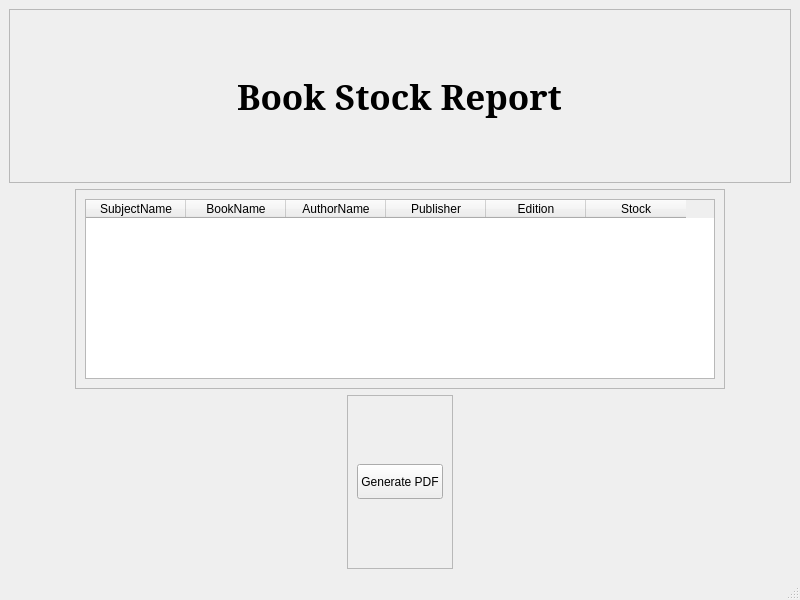
<?xml version="1.0" encoding="UTF-8"?>
<ui version="4.0">
 <class>bookStock</class>
 <widget class="QMainWindow" name="bookStock">
  <property name="geometry">
   <rect>
    <x>0</x>
    <y>0</y>
    <width>800</width>
    <height>600</height>
   </rect>
  </property>
  <property name="windowTitle">
   <string>BookStock</string>
  </property>
  <widget class="QWidget" name="centralwidget">
   <layout class="QVBoxLayout" name="verticalLayout">
    <item>
     <widget class="QFrame" name="frame">
      <property name="frameShape">
       <enum>QFrame::StyledPanel</enum>
      </property>
      <property name="frameShadow">
       <enum>QFrame::Raised</enum>
      </property>
      <layout class="QHBoxLayout" name="horizontalLayout">
       <item alignment="Qt::AlignHCenter">
        <widget class="QLabel" name="label">
         <property name="font">
          <font>
           <family>MS Serif</family>
           <pointsize>26</pointsize>
           <weight>75</weight>
           <bold>true</bold>
          </font>
         </property>
         <property name="text">
          <string>Book Stock Report</string>
         </property>
        </widget>
       </item>
      </layout>
     </widget>
    </item>
    <item alignment="Qt::AlignHCenter">
     <widget class="QFrame" name="frame_2">
      <property name="minimumSize">
       <size>
        <width>650</width>
        <height>0</height>
       </size>
      </property>
      <property name="maximumSize">
       <size>
        <width>16777215</width>
        <height>200</height>
       </size>
      </property>
      <property name="frameShape">
       <enum>QFrame::StyledPanel</enum>
      </property>
      <property name="frameShadow">
       <enum>QFrame::Raised</enum>
      </property>
      <layout class="QVBoxLayout" name="verticalLayout_2">
       <item>
        <widget class="QTableWidget" name="table">
         <column>
          <property name="text">
           <string>SubjectName</string>
          </property>
         </column>
         <column>
          <property name="text">
           <string>BookName</string>
          </property>
         </column>
         <column>
          <property name="text">
           <string>AuthorName</string>
          </property>
         </column>
         <column>
          <property name="text">
           <string>Publisher</string>
          </property>
         </column>
         <column>
          <property name="text">
           <string>Edition</string>
          </property>
         </column>
         <column>
          <property name="text">
           <string>Stock</string>
          </property>
         </column>
        </widget>
       </item>
      </layout>
     </widget>
    </item>
    <item alignment="Qt::AlignHCenter">
     <widget class="QFrame" name="frame_3">
      <property name="frameShape">
       <enum>QFrame::StyledPanel</enum>
      </property>
      <property name="frameShadow">
       <enum>QFrame::Raised</enum>
      </property>
      <layout class="QVBoxLayout" name="verticalLayout_3">
       <item>
        <widget class="QPushButton" name="pdf">
         <property name="minimumSize">
          <size>
           <width>0</width>
           <height>0</height>
          </size>
         </property>
         <property name="maximumSize">
          <size>
           <width>118</width>
           <height>35</height>
          </size>
         </property>
         <property name="cursor">
          <cursorShape>PointingHandCursor</cursorShape>
         </property>
         <property name="text">
          <string>Generate PDF</string>
         </property>
        </widget>
       </item>
      </layout>
     </widget>
    </item>
   </layout>
  </widget>
  <widget class="QMenuBar" name="menubar">
   <property name="geometry">
    <rect>
     <x>0</x>
     <y>0</y>
     <width>800</width>
     <height>21</height>
    </rect>
   </property>
  </widget>
  <widget class="QStatusBar" name="statusbar"/>
 </widget>
 <resources/>
 <connections/>
</ui>
